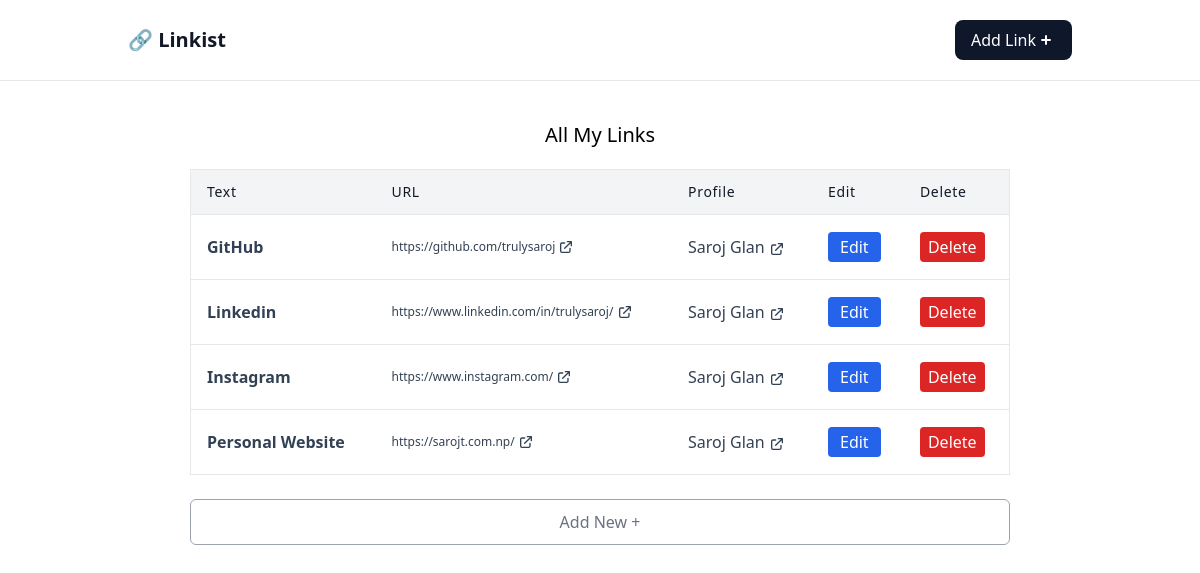
Before: / with the older database file.
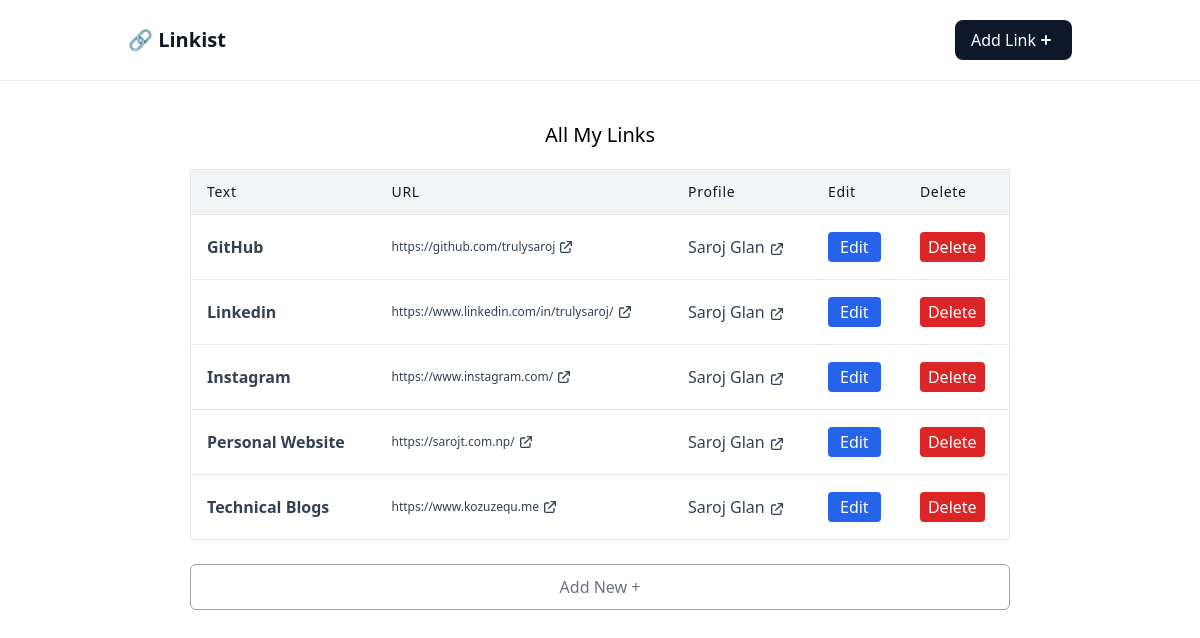
After: the same page with the newer database file.
### Linkist/models.py (models this page shows, shortened)
class Link(models.Model):
    title = models.CharField(max_length=200)
    url = models.URLField()
    profile = models.ForeignKey(
        Profile, on_delete=models.CASCADE, related_name='links')

class Profile(models.Model):
    BG_CHOICES = (
        ('black', 'Black'),
        ('yellow', 'Yellow'),
        ('blue', 'Blue'),
    )
    id = models.AutoField(primary_key=True)
    name = models.CharField(max_length=30)
    slug = models.SlugField(max_length=100)
    bg_color = models.CharField(max_length=20, choices=BG_CHOICES)

### Linkist/views.py (the view)
# urls.py: path('', LinkListView.as_view(), name='link-list'),
class LinkListView(ListView):
    model = Link

### Linkist/templates/Linkist/link_list.html
{% extends 'Linkist/_base.html' %}
{% block content %}
    <h1 class="text-xl text-center mb-5">All My Links</h1>
    <div class="w-full mx-auto overflow-auto">
        <table class="table-auto w-full text-left whitespace-no-wrap text-slate-700">
            <thead>
                <tr class="border">
                    <th class="px-4 py-3 title-font tracking-wider font-medium text-gray-900 text-sm bg-gray-100 rounded-tl rounded-bl">
                        Text
                    </th>
                    <th class="px-4 py-3 title-font tracking-wider font-medium text-gray-900 text-sm bg-gray-100">URL</th>
                    <th class="px-4 py-3 title-font tracking-wider font-medium text-gray-900 text-sm bg-gray-100">Profile</th>
                    <th class="px-4 py-3 title-font tracking-wider font-medium text-gray-900 text-sm bg-gray-100">Edit</th>
                    <th class="px-4 py-3 title-font tracking-wider font-medium text-gray-900 text-sm bg-gray-100">Delete</th>
                </tr>
            </thead>
            <tbody>
                {% for link in object_list %}
                    <tr class="border  ">
                        <td class="px-4 py-5 font-semibold text-slate-700">{{ link.title }}</td>
                        <td class="px-4 py- text-xs">
                            <a class="hover:underline" href="{{ link.url }}" target="_blank">
                                {{ link.url }}
                                <svg xmlns="http://www.w3.org/2000/svg"
                                     class="h-4 w-4 inline"
                                     fill="none"
                                     viewBox="0 0 24 24"
                                     stroke="currentColor"
                                     stroke-width="2">
                                    <path stroke-linecap="round" stroke-linejoin="round" d="M10 6H6a2 2 0 00-2 2v10a2 2 0 002 2h10a2 2 0 002-2v-4M14 4h6m0 0v6m0-6L10 14" />
                                </svg>
                            </a>
                        </td>
                        <td class="px-4 py-3">
                            <a href="{% url 'profile' link.profile.slug %}" target="_blank">
                                {{ link.profile.name }}
                                <svg xmlns="http://www.w3.org/2000/svg"
                                     class="h-4 w-4 inline"
                                     fill="none"
                                     viewBox="0 0 24 24"
                                     stroke="currentColor"
                                     stroke-width="2">
                                    <path stroke-linecap="round" stroke-linejoin="round" d="M10 6H6a2 2 0 00-2 2v10a2 2 0 002 2h10a2 2 0 002-2v-4M14 4h6m0 0v6m0-6L10 14" />
                                </svg>
                            </a>
                        </td>
                        <td class="px-4 py-3  text-white">
                            <a class="bg-blue-600 px-3 py-1 rounded "
                               href="{% url 'link-update' link.id %}">Edit</a>
                        </td>
                        <td class="px-4 py-3  text-white">
                            <a class="bg-red-600 py-1 px-2 rounded"
                               href="{% url 'link-delete' link.id %}">Delete</a>
                        </td>
                    </tr>
                {% endfor %}
            </tbody>
        </table>
        <a href="{% url 'link-create' %}">
            <p class="mt-6 py-2.5  w-full border rounded-md border-gray-400 text-center text-gray-500 hover:cursor-pointer hover:bg-slate-900 hover:text-white hover:border-gray-500">
                Add New +
            </p>
        </a>
    </div>
{% endblock content %}

### Linkist/templates/Linkist/_base.html (shortened to what this page needs)
<!DOCTYPE html>
<html lang="en">
    <head>
        <script src="https://cdn.tailwindcss.com"></script>
    </head>
    <body>
        <header class="border-b mb-">
            <div class="container mx-auto flex flex-col items-center justify-between flex-wrap px-10 py-5 md:flex-row">
                <a class="flex text-xl  font-bold text-lg items-center text-gray-900 mb-4 md:mb-0"
                   href="{% url 'link-list' %}">
                    <p>🔗 Linkist</p>
                </a>
                <a href="{%  url 'link-create' %}">
                    <button class="inline-flex items-center bg-slate-900 hover:bg-slate-900/90 border-0 py-2 px-4 focus:outline-none hover:bg-indigo-400 rounded-lg text-base text-white mt-4 md:mt-0">
                        Add Link
                        <svg xmlns="http://www.w3.org/2000/svg"
                             class="h-5 w-5"
                             viewBox="0 0 20 20"
                             fill="currentColor">
                            <path fill-rule="evenodd" d="M10 5a1 1 0 011 1v3h3a1 1 0 110 2h-3v3a1 1 0 11-2 0v-3H6a1 1 0 110-2h3V6a1 1 0 011-1z" clip-rule="evenodd" />
                        </svg>
                    </button>
                </a>
            </div>
        </header>
        <div class="sm:w-3/4 mx-auto w-full sm:p-10">
            {% block content %}
            {% endblock content %}
        </div>
    </body>
</html>

Changed rows visible on the page:
added Link: title "Technical Blogs", url "https://www.kozuzequ.me", profile.name "Saroj Glan"
